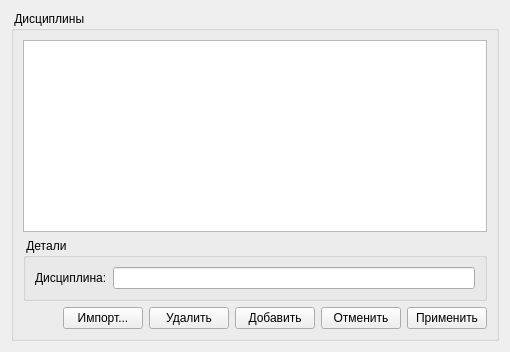
          <widget class="QWidget" name="tab_17">
           <attribute name="title">
            <string>Дисциплины</string>
           </attribute>
           <layout class="QVBoxLayout" name="verticalLayout_17">
            <item>
             <widget class="QGroupBox" name="groupBox_12">
              <property name="title">
               <string> Дисциплины </string>
              </property>
              <layout class="QVBoxLayout" name="verticalLayout_6">
               <item>
                <widget class="QTableView" name="subjectsTableView">
                 <property name="gridStyle">
                  <enum>Qt::DashLine</enum>
                 </property>
                </widget>
               </item>
               <item>
                <widget class="QGroupBox" name="groupBox_13">
                 <property name="title">
                  <string> Детали </string>
                 </property>
                 <layout class="QFormLayout" name="formLayout_2">
                  <property name="fieldGrowthPolicy">
                   <enum>QFormLayout::ExpandingFieldsGrow</enum>
                  </property>
                  <property name="labelAlignment">
                   <set>Qt::AlignLeading|Qt::AlignLeft|Qt::AlignVCenter</set>
                  </property>
                  <item row="0" column="0">
                   <widget class="QLabel" name="label_22">
                    <property name="text">
                     <string>Дисциплина:</string>
                    </property>
                   </widget>
                  </item>
                  <item row="0" column="1">
                   <widget class="QLineEdit" name="subjectEdit"/>
                  </item>
                 </layout>
                </widget>
               </item>
               <item>
                <layout class="QHBoxLayout" name="horizontalLayout_34">
                 <item>
                  <spacer name="horizontalSpacer_11">
                   <property name="orientation">
                    <enum>Qt::Horizontal</enum>
                   </property>
                   <property name="sizeHint" stdset="0">
                    <size>
                     <width>40</width>
                     <height>20</height>
                    </size>
                   </property>
                  </spacer>
                 </item>
                 <item>
                  <widget class="QPushButton" name="importSubjectsButton">
                   <property name="enabled">
                    <bool>true</bool>
                   </property>
                   <property name="text">
                    <string>Импорт...</string>
                   </property>
                  </widget>
                 </item>
                 <item>
                  <widget class="QPushButton" name="deleteSubjectButton">
                   <property name="text">
                    <string>Удалить</string>
                   </property>
                  </widget>
                 </item>
                 <item>
                  <widget class="QPushButton" name="addSubjectButton">
                   <property name="text">
                    <string>Добавить</string>
                   </property>
                  </widget>
                 </item>
                 <item>
                  <widget class="QPushButton" name="cancelSubkectsButton">
                   <property name="text">
                    <string>Отменить</string>
                   </property>
                  </widget>
                 </item>
                 <item>
                  <widget class="QPushButton" name="applySubjectsButton">
                   <property name="text">
                    <string>Применить</string>
                   </property>
                  </widget>
                 </item>
                </layout>
               </item>
              </layout>
             </widget>
            </item>
           </layout>
          </widget>
